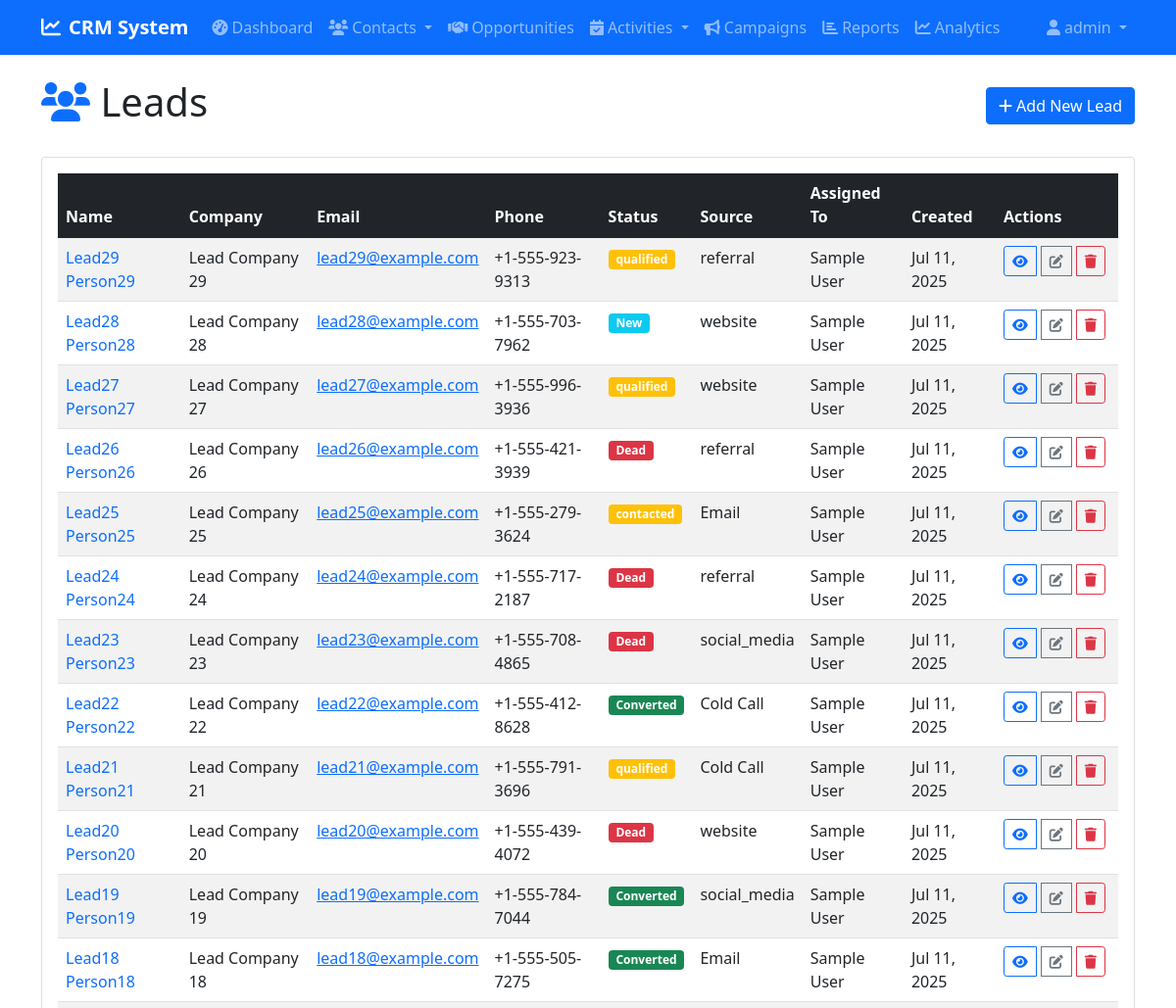
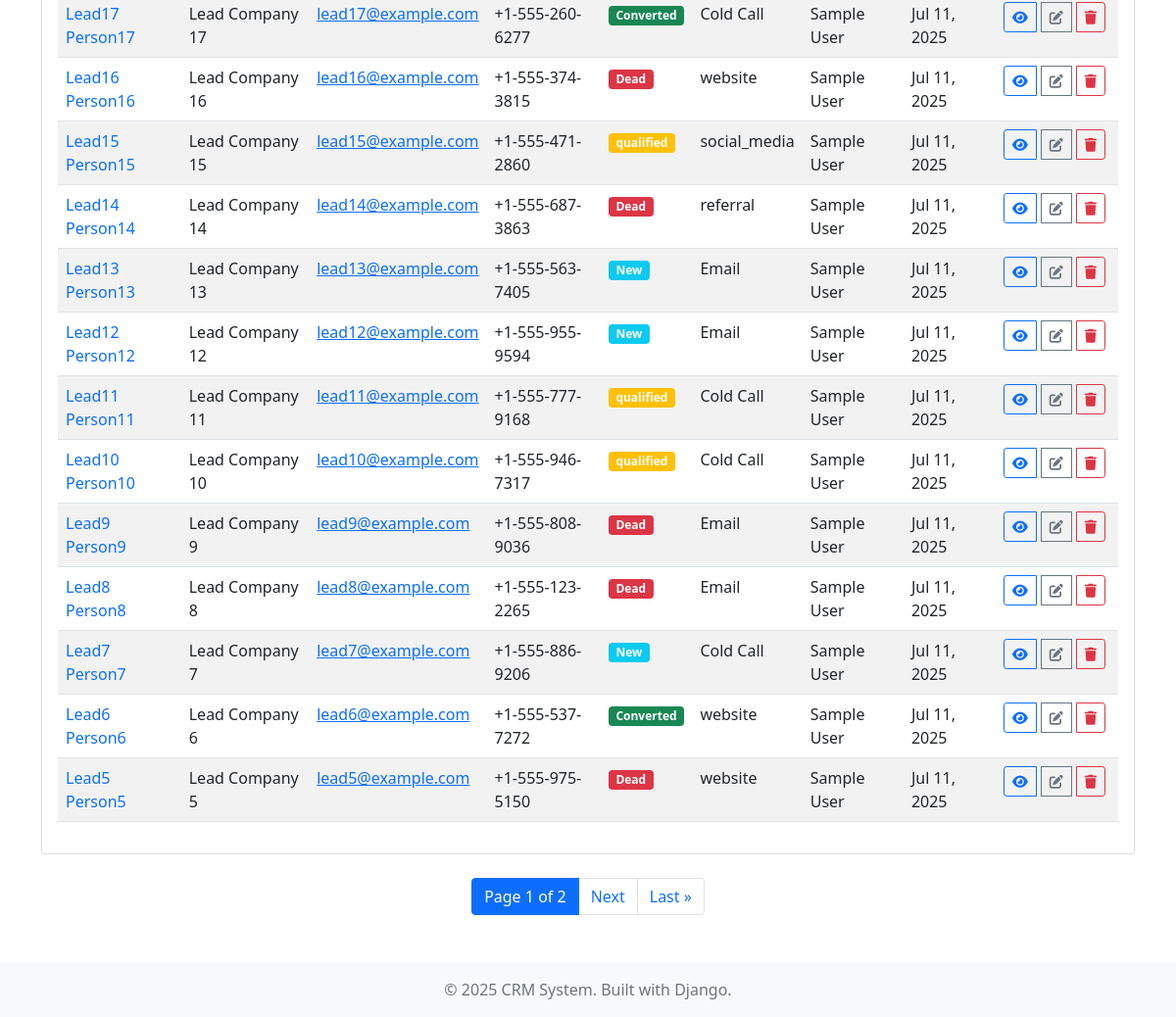
The app's page /leads/ (signed in) with its own data (2 pictures, top to bottom).
### leads/models.py (models this page shows, shortened)
class Lead(models.Model):
    LEAD_STATUS = [
        ('new', 'New'),
        ('assigned', 'Assigned'),
        ('in_process', 'In Process'),
        ('converted', 'Converted'),
        ('recycled', 'Recycled'),
        ('dead', 'Dead'),
    ]
    LEAD_SOURCE = [
        ('cold_call', 'Cold Call'),
        ('existing_customer', 'Existing Customer'),
        ('partner', 'Partner'),
        ('public_relations', 'Public Relations'),
        ('direct_mail', 'Direct Mail'),
        ('conference', 'Conference'),
        ('trade_show', 'Trade Show'),
        ('web_site', 'Web Site'),
        ('word_of_mouth', 'Word of mouth'),
        ('email', 'Email'),
        ('campaign', 'Campaign'),
        ('other', 'Other'),
    ]
    SALUTATIONS = [
        ('mr', 'Mr.'),
        ('mrs', 'Mrs.'),
        ('ms', 'Ms.'),
        ('dr', 'Dr.'),
        ('prof', 'Prof.'),
    ]
    salutation = models.CharField(max_length=10, choices=SALUTATIONS, blank=True)
    first_name = models.CharField(max_length=100)
    last_name = models.CharField(max_length=100)
    title = models.CharField(max_length=100, blank=True)
    company = models.CharField(max_length=200)
    email = models.EmailField()
    phone = models.CharField(max_length=20, blank=True)
    mobile = models.CharField(max_length=20, blank=True)
    fax = models.CharField(max_length=20, blank=True)
    website = models.URLField(blank=True)
    street = models.TextField(blank=True)
    city = models.CharField(max_length=100, blank=True)
    state = models.CharField(max_length=100, blank=True)
    postal_code = models.CharField(max_length=20, blank=True)
    country = models.CharField(max_length=100, blank=True)
    lead_source = models.CharField(max_length=20, choices=LEAD_SOURCE, blank=True)
    status = models.CharField(max_length=20, choices=LEAD_STATUS, default='new')
    industry = models.CharField(max_length=100, blank=True)
    annual_revenue = models.DecimalField(max_digits=15, decimal_places=2, null=True, blank=True)
    employees = models.IntegerField(null=True, blank=True)
    do_not_call = models.BooleanField(default=False)
    email_opt_out = models.BooleanField(default=False)
    description = models.TextField(blank=True)
    assigned_to = models.ForeignKey(User, on_delete=models.SET_NULL, null=True, blank=True)
    created_by = models.ForeignKey(User, on_delete=models.SET_NULL, null=True, blank=True, related_name='created_leads')
    created_at = models.DateTimeField(auto_now_add=True)
    updated_at = models.DateTimeField(auto_now=True)
    class Meta:
        ordering = ['-created_at']
    @property
    def full_name(self):
        return f"{self.first_name} {self.last_name}"

### leads/views.py (the view)
# urls.py: path('', views.LeadListView.as_view(), name='list'),
class LeadListView(LoginRequiredMixin, ListView):
    model = Lead
    template_name = 'leads/lead_list.html'
    context_object_name = 'leads'
    paginate_by = 25
    def get_queryset(self):
        return Lead.objects.select_related('assigned_to').order_by('-created_at')

### templates/leads/lead_list.html (shortened to what this page needs)
{% extends 'base.html' %}
{% block content %}
<div class="d-flex justify-content-between align-items-center mb-4">
    <h1><i class="fas fa-users text-primary"></i> Leads</h1>
    <a href="{% url 'leads:create' %}" class="btn btn-primary">
        <i class="fas fa-plus"></i> Add New Lead
    </a>
</div>
<div class="card">
    <div class="card-body">
        <div class="table-responsive">
            <table class="table table-striped table-hover">
                <thead class="table-dark">
                    <tr>
                        <th>Name</th>
                        <th>Company</th>
                        <th>Email</th>
                        <th>Phone</th>
                        <th>Status</th>
                        <th>Source</th>
                        <th>Assigned To</th>
                        <th>Created</th>
                        <th>Actions</th>
                    </tr>
                </thead>
                <tbody>
                    {% for lead in leads %}
                    <tr>
                        <td>
                            <a href="{% url 'leads:detail' lead.pk %}" class="text-decoration-none">
                                {{ lead.full_name }}
                            </a>
                        </td>
                        <td>{{ lead.company }}</td>
                        <td>
                            {% if lead.email %}
                                <a href="mailto:{{ lead.email }}">{{ lead.email }}</a>
                            {% endif %}
                        </td>
                        <td>{{ lead.phone|default:"-" }}</td>
                        <td>
                            <span class="badge {% if lead.status == 'new' %}bg-info{% elif lead.status == 'converted' %}bg-success{% elif lead.status == 'dead' %}bg-danger{% else %}bg-warning{% endif %}">
                                {{ lead.get_status_display }}
                            </span>
                        </td>
                        <td>{{ lead.get_lead_source_display|default:"-" }}</td>
                        <td>{{ lead.assigned_to.get_full_name|default:"-" }}</td>
                        <td>{{ lead.created_at|date:"M d, Y" }}</td>
                        <td>
                            <div class="btn-group" role="group">
                                <a href="{% url 'leads:detail' lead.pk %}" class="btn btn-sm btn-outline-primary" title="View">
                                    <i class="fas fa-eye"></i>
                                </a>
                                <a href="{% url 'leads:edit' lead.pk %}" class="btn btn-sm btn-outline-secondary" title="Edit">
                                    <i class="fas fa-edit"></i>
                                </a>
                                <a href="{% url 'leads:delete' lead.pk %}" class="btn btn-sm btn-outline-danger" title="Delete">
                                    <i class="fas fa-trash"></i>
                                </a>
                            </div>
                        </td>
                    </tr>
                    {% endfor %}
                </tbody>
            </table>
        </div>
    </div>
</div>
{% if is_paginated %}
<nav aria-label="Page navigation">
    <ul class="pagination justify-content-center mt-4">
        <li class="page-item active">
            <span class="page-link">
                Page {{ page_obj.number }} of {{ page_obj.paginator.num_pages }}
            </span>
        </li>
        {% if page_obj.has_next %}
            <li class="page-item">
                <a class="page-link" href="?page={{ page_obj.next_page_number }}">Next</a>
            </li>
            <li class="page-item">
                <a class="page-link" href="?page={{ page_obj.paginator.num_pages }}">Last &raquo;</a>
            </li>
        {% endif %}
    </ul>
</nav>
{% endif %}
{% endblock %}

### templates/base.html (shortened to what this page needs)
<!DOCTYPE html>
<html lang="en">
<head>
    <link href="https://cdn.jsdelivr.net/npm/bootstrap@5.1.3/dist/css/bootstrap.min.css" rel="stylesheet">
    <link href="https://cdnjs.cloudflare.com/ajax/libs/font-awesome/6.0.0/css/all.min.css" rel="stylesheet">
    {% load static %}
    <link href="{% static 'css/custom.css' %}" rel="stylesheet">
</head>
<body>
    <nav class="navbar navbar-expand-lg navbar-dark bg-primary">
        <div class="container">
            <a class="navbar-brand" href="{% url 'dashboard:home' %}">
                <i class="fas fa-chart-line me-2"></i>CRM System
            </a>
            {% if user.is_authenticated %}
            <div class="collapse navbar-collapse" id="navbarNav">
                <ul class="navbar-nav me-auto">
                    <li class="nav-item">
                        <a class="nav-link" href="{% url 'dashboard:home' %}">
                            <i class="fas fa-tachometer-alt me-1"></i>Dashboard
                        </a>
                    </li>
                    <li class="nav-item dropdown">
                        <a class="nav-link dropdown-toggle" href="#" role="button" data-bs-toggle="dropdown">
                            <i class="fas fa-users me-1"></i>Contacts
                        </a>
                    </li>
                    <li class="nav-item">
                        <a class="nav-link" href="{% url 'opportunities:list' %}">
                            <i class="fas fa-handshake me-1"></i>Opportunities
                        </a>
                    </li>
                    <li class="nav-item dropdown">
                        <a class="nav-link dropdown-toggle" href="#" role="button" data-bs-toggle="dropdown">
                            <i class="fas fa-calendar-check me-1"></i>Activities
                        </a>
                    </li>
                    <li class="nav-item">
                        <a class="nav-link" href="{% url 'campaigns:list' %}">
                            <i class="fas fa-bullhorn me-1"></i>Campaigns
                        </a>
                    </li>
                    <li class="nav-item">
                        <a class="nav-link" href="{% url 'dashboard:reports' %}">
                            <i class="fas fa-chart-bar me-1"></i>Reports
                        </a>
                    </li>
                    <li class="nav-item">
                        <a class="nav-link" href="{% url 'dashboard:analytics' %}">
                            <i class="fas fa-chart-line me-1"></i>Analytics
                        </a>
                    </li>
                </ul>
                <ul class="navbar-nav">
                    <li class="nav-item dropdown">
                        <a class="nav-link dropdown-toggle" href="#" role="button" data-bs-toggle="dropdown">
                            <i class="fas fa-user me-1"></i>{{ user.username }}
                        </a>
                    </li>
                </ul>
            </div>
            {% endif %}
        </div>
    </nav>
    <main class="container my-4">
        {% block content %}
        {% endblock %}
    </main>
    <footer class="bg-light text-center py-3 mt-5">
        <div class="container">
            <p class="text-muted mb-0">&copy; 2025 CRM System. Built with Django.</p>
        </div>
    </footer>
</body>
</html>

### static/css/custom.css (style rules this page uses)
.navbar-brand { font-weight: bold; }
.btn-sm { margin-right: 5px; }

### records on screen
Lead: full_name "Lead29 Person29", company "Lead Company 29", email "lead29@example.com", phone "+1-555-923-9313", status "qualified", lead_source "referral", assigned_to.get_full_name "Sample User", created_at "Jul 11, 2025"
Lead: full_name "Lead28 Person28", company "Lead Company 28", email "lead28@example.com", phone "+1-555-703-7962", status "New", lead_source "website", assigned_to.get_full_name "Sample User", created_at "Jul 11, 2025"
Lead: full_name "Lead27 Person27", company "Lead Company 27", email "lead27@example.com", phone "+1-555-996-3936", status "qualified", lead_source "website", assigned_to.get_full_name "Sample User", created_at "Jul 11, 2025"
Lead: full_name "Lead26 Person26", company "Lead Company 26", email "lead26@example.com", phone "+1-555-421-3939", status "Dead", lead_source "referral", assigned_to.get_full_name "Sample User", created_at "Jul 11, 2025"
Lead: full_name "Lead25 Person25", company "Lead Company 25", email "lead25@example.com", phone "+1-555-279-3624", status "contacted", lead_source "Email", assigned_to.get_full_name "Sample User", created_at "Jul 11, 2025"
Lead: full_name "Lead24 Person24", company "Lead Company 24", email "lead24@example.com", phone "+1-555-717-2187", status "Dead", lead_source "referral", assigned_to.get_full_name "Sample User", created_at "Jul 11, 2025"
Lead: full_name "Lead23 Person23", company "Lead Company 23", email "lead23@example.com", phone "+1-555-708-4865", status "Dead", lead_source "social_media", assigned_to.get_full_name "Sample User", created_at "Jul 11, 2025"
Lead: full_name "Lead22 Person22", company "Lead Company 22", email "lead22@example.com", phone "+1-555-412-8628", status "Converted", lead_source "Cold Call", assigned_to.get_full_name "Sample User", created_at "Jul 11, 2025"
Lead: full_name "Lead21 Person21", company "Lead Company 21", email "lead21@example.com", phone "+1-555-791-3696", status "qualified", lead_source "Cold Call", assigned_to.get_full_name "Sample User", created_at "Jul 11, 2025"
Lead: full_name "Lead20 Person20", company "Lead Company 20", email "lead20@example.com", phone "+1-555-439-4072", status "Dead", lead_source "website", assigned_to.get_full_name "Sample User", created_at "Jul 11, 2025"
Lead: full_name "Lead19 Person19", company "Lead Company 19", email "lead19@example.com", phone "+1-555-784-7044", status "Converted", lead_source "social_media", assigned_to.get_full_name "Sample User", created_at "Jul 11, 2025"
Lead: full_name "Lead18 Person18", company "Lead Company 18", email "lead18@example.com", phone "+1-555-505-7275", status "Converted", lead_source "Email", assigned_to.get_full_name "Sample User", created_at "Jul 11, 2025"
Lead: full_name "Lead17 Person17", company "Lead Company 17", email "lead17@example.com", phone "+1-555-260-6277", status "Converted", lead_source "Cold Call", assigned_to.get_full_name "Sample User", created_at "Jul 11, 2025"
Lead: full_name "Lead16 Person16", company "Lead Company 16", email "lead16@example.com", phone "+1-555-374-3815", status "Dead", lead_source "website", assigned_to.get_full_name "Sample User", created_at "Jul 11, 2025"
Lead: full_name "Lead15 Person15", company "Lead Company 15", email "lead15@example.com", phone "+1-555-471-2860", status "qualified", lead_source "social_media", assigned_to.get_full_name "Sample User", created_at "Jul 11, 2025"
Lead: full_name "Lead14 Person14", company "Lead Company 14", email "lead14@example.com", phone "+1-555-687-3863", status "Dead", lead_source "referral", assigned_to.get_full_name "Sample User", created_at "Jul 11, 2025"
Lead: full_name "Lead13 Person13", company "Lead Company 13", email "lead13@example.com", phone "+1-555-563-7405", status "New", lead_source "Email", assigned_to.get_full_name "Sample User", created_at "Jul 11, 2025"
Lead: full_name "Lead12 Person12", company "Lead Company 12", email "lead12@example.com", phone "+1-555-955-9594", status "New", lead_source "Email", assigned_to.get_full_name "Sample User", created_at "Jul 11, 2025"
Lead: full_name "Lead11 Person11", company "Lead Company 11", email "lead11@example.com", phone "+1-555-777-9168", status "qualified", lead_source "Cold Call", assigned_to.get_full_name "Sample User", created_at "Jul 11, 2025"
Lead: full_name "Lead10 Person10", company "Lead Company 10", email "lead10@example.com", phone "+1-555-946-7317", status "qualified", lead_source "Cold Call", assigned_to.get_full_name "Sample User", created_at "Jul 11, 2025"
Lead: full_name "Lead9 Person9", company "Lead Company 9", email "lead9@example.com", phone "+1-555-808-9036", status "Dead", lead_source "Email", assigned_to.get_full_name "Sample User", created_at "Jul 11, 2025"
Lead: full_name "Lead8 Person8", company "Lead Company 8", email "lead8@example.com", phone "+1-555-123-2265", status "Dead", lead_source "Email", assigned_to.get_full_name "Sample User", created_at "Jul 11, 2025"
Lead: full_name "Lead7 Person7", company "Lead Company 7", email "lead7@example.com", phone "+1-555-886-9206", status "New", lead_source "Cold Call", assigned_to.get_full_name "Sample User", created_at "Jul 11, 2025"
Lead: full_name "Lead6 Person6", company "Lead Company 6", email "lead6@example.com", phone "+1-555-537-7272", status "Converted", lead_source "website", assigned_to.get_full_name "Sample User", created_at "Jul 11, 2025"
Lead: full_name "Lead5 Person5", company "Lead Company 5", email "lead5@example.com", phone "+1-555-975-5150", status "Dead", lead_source "website", assigned_to.get_full_name "Sample User", created_at "Jul 11, 2025"

### other values on screen
{{ user.username }} "admin"
{{ page_obj.number }} "1"
{{ page_obj.paginator.num_pages }} "2"
